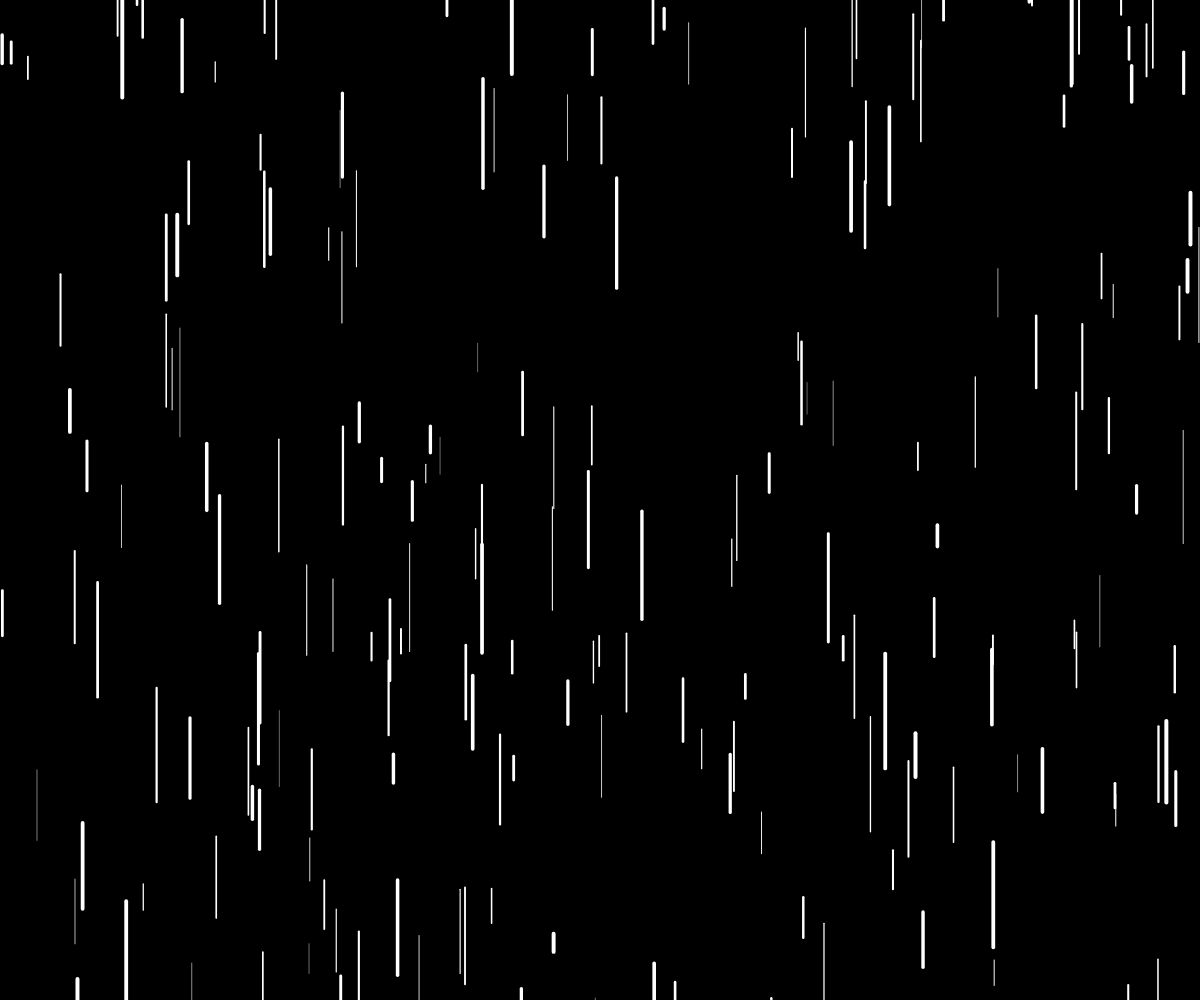
Frame 1 (no input)
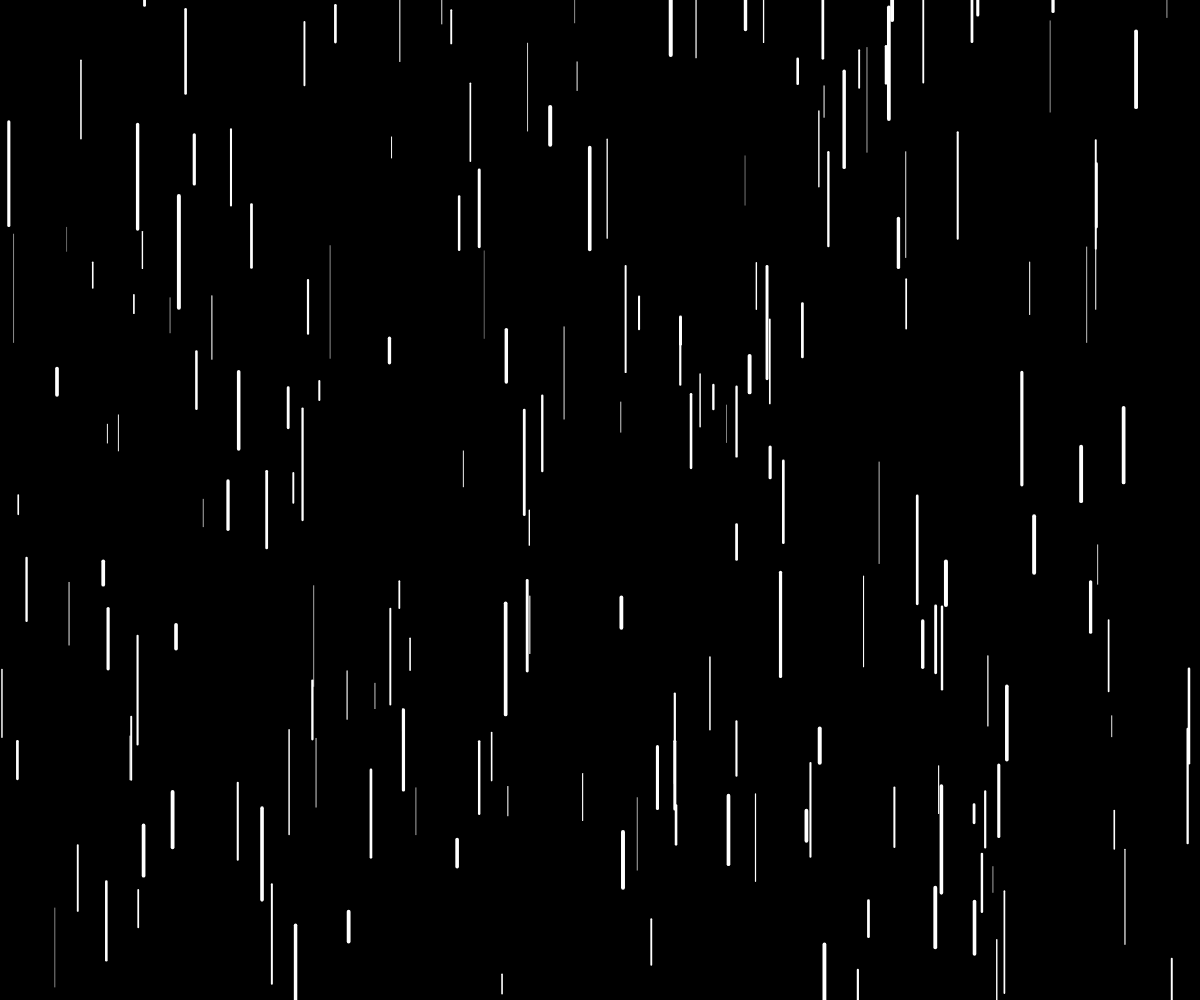
Frame 60 (no input)
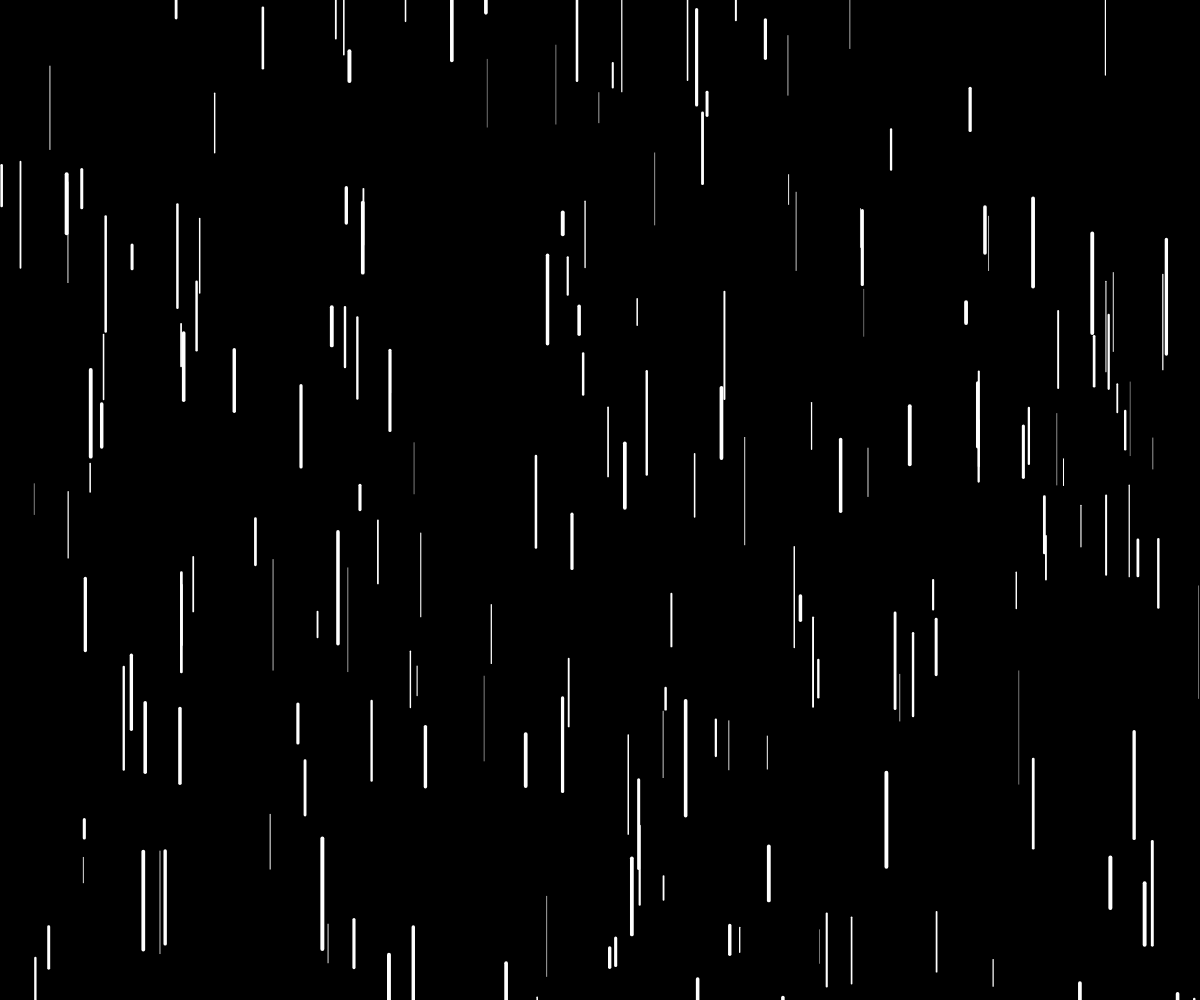
Frame 120 (the mouse pressed at the canvas centre since frame 60)

The p5.js sketch that drew these frames (run headless with seeded random() and noise() and a simulated clock; from frame 60 on, the mouse is pressed at the canvas centre):

// p5.js sketch
// ── sketch.js
function setup() {
	createCanvas(windowWidth, windowHeight)
   }
   
   function windowResized() {
   resizeCanvas(windowWidth, windowHeight)
   }

   
   
   function draw() {
   background(0)
   stroke(255)
   


   for (let i = 0; i<200; i ++){
	let lunghezza = random(18, 115)

	 let gocciaX = random(width)

   let gocciaY=random(-lunghezza, height)
   strokeWeight(random(0.4, 4))

   line(gocciaX,gocciaY, gocciaX, gocciaY + lunghezza)
   }
   
	if (random(100) < 0.5)
	{ background(255) }
   }
   
